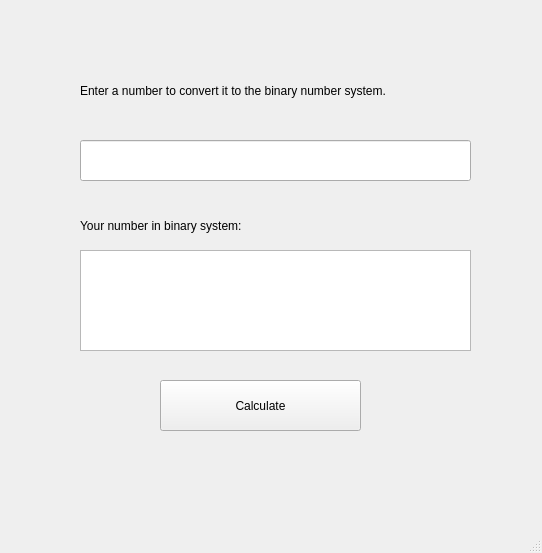
<?xml version="1.0" encoding="UTF-8"?>
<ui version="4.0">
 <class>MainWindow</class>
 <widget class="QMainWindow" name="MainWindow">
  <property name="geometry">
   <rect>
    <x>0</x>
    <y>0</y>
    <width>542</width>
    <height>553</height>
   </rect>
  </property>
  <property name="windowTitle">
   <string>Translate to binary system</string>
  </property>
  <widget class="QWidget" name="centralwidget">
   <widget class="QPushButton" name="Button1">
    <property name="geometry">
     <rect>
      <x>160</x>
      <y>380</y>
      <width>201</width>
      <height>51</height>
     </rect>
    </property>
    <property name="text">
     <string>Calculate</string>
    </property>
   </widget>
   <widget class="QLineEdit" name="lineEdit">
    <property name="geometry">
     <rect>
      <x>80</x>
      <y>140</y>
      <width>391</width>
      <height>41</height>
     </rect>
    </property>
   </widget>
   <widget class="QLabel" name="label">
    <property name="geometry">
     <rect>
      <x>80</x>
      <y>60</y>
      <width>411</width>
      <height>61</height>
     </rect>
    </property>
    <property name="text">
     <string>Enter a number to convert it to the binary number system.</string>
    </property>
   </widget>
   <widget class="QLabel" name="label_2">
    <property name="geometry">
     <rect>
      <x>80</x>
      <y>190</y>
      <width>211</width>
      <height>71</height>
     </rect>
    </property>
    <property name="text">
     <string>Your number in binary system:</string>
    </property>
   </widget>
   <widget class="QTextBrowser" name="textBrowser">
    <property name="geometry">
     <rect>
      <x>80</x>
      <y>250</y>
      <width>391</width>
      <height>101</height>
     </rect>
    </property>
   </widget>
  </widget>
  <widget class="QMenuBar" name="menubar">
   <property name="geometry">
    <rect>
     <x>0</x>
     <y>0</y>
     <width>542</width>
     <height>22</height>
    </rect>
   </property>
  </widget>
  <widget class="QStatusBar" name="statusbar"/>
 </widget>
 <resources/>
 <connections/>
</ui>
